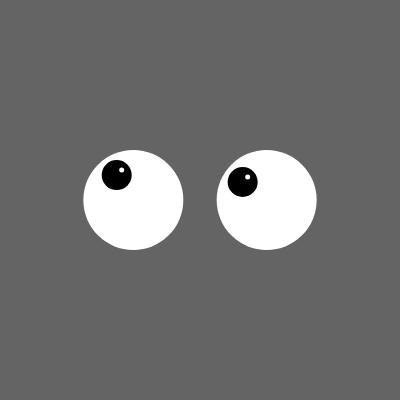
Frame 1 (no input)
Frame 60 (no input): identical to frame 1, image omitted
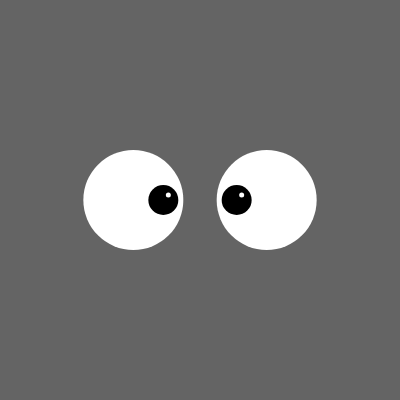
Frame 120 (the mouse pressed at the canvas centre since frame 60)

The p5.js sketch that drew these frames (run headless with seeded random() and noise() and a simulated clock; from frame 60 on, the mouse is pressed at the canvas centre):

// p5.js sketch
// ── sketch.js
let eye1
let eye2
let eye1Mouse
let eye2Mouse
let pupilRadius = 30

function setup() {
  createCanvas(400, 400);
  eye1 = createVector(width/3, height/2)
  eye2 = createVector(width * 2/3 , height/2)
  eye1Mouse = createVector(0,0)
  eye2Mouse = createVector(0,0)
}

function draw() {
  background(100);
  eye1Mouse.x = mouseX - eye1.x
  eye1Mouse.y = mouseY - eye1.y
  eye1Mouse.normalize()
  eye1Mouse.mult(pupilRadius)
  
  eye2Mouse.x = mouseX - eye2.x
  eye2Mouse.y = mouseY - eye2.y
  eye2Mouse.normalize()
  eye2Mouse.mult(pupilRadius)
  
  fill(255)
  noStroke()
  circle(eye1.x,eye1.y,100)
  circle(eye2.x,eye2.y,100)
  //stroke(0)
  //line(eye1.x, eye1.y,eye1.x + eye1Mouse.x, eye1.y + eye1Mouse.y)
  //line(eye2.x, eye2.y,eye2.x + eye2Mouse.x, eye2.y + eye2Mouse.y)
  fill(0)
  circle(eye1.x + eye1Mouse.x, eye1.y + eye1Mouse.y,30)
  circle(eye2.x + eye2Mouse.x, eye2.y + eye2Mouse.y,30)
  fill(255)
  circle(eye1.x + eye1Mouse.x + 5, eye1.y + eye1Mouse.y - 5,5)
  circle(eye2.x + eye2Mouse.x + 5, eye2.y + eye2Mouse.y -5 ,5)
  
  //circle(0,30,30)

}
